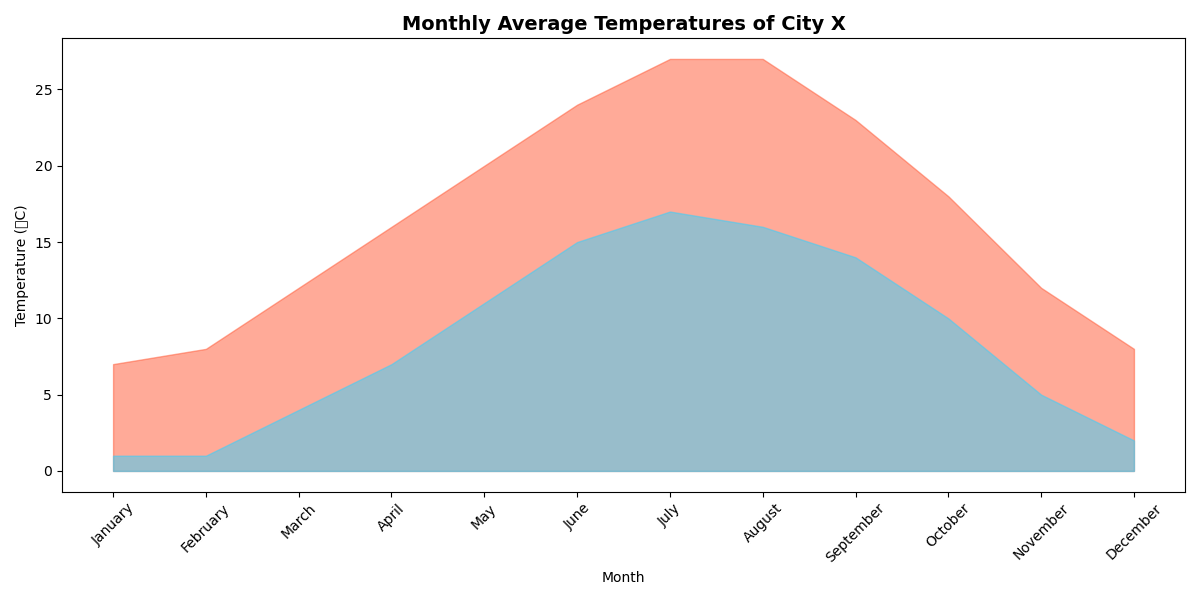

This chart was generated by the following Python code:

import matplotlib.pyplot as plt
import pandas as pd
from io import StringIO

# Data in CSV format
data = """Month,Average High (°C),Average Low (°C)
January,7,1
February,8,1
March,12,4
April,16,7
May,20,11
June,24,15
July,27,17
August,27,16
September,23,14
October,18,10
November,12,5
December,8,2"""

# Read the data into a pandas DataFrame
df = pd.read_csv(StringIO(data))

# Set figure size
plt.figure(figsize=(12, 6))

# Plotting the area chart
plt.fill_between(df['Month'], df['Average High (°C)'], color="#FF5733", alpha=0.5)
plt.fill_between(df['Month'], df['Average Low (°C)'], color="#33D1FF", alpha=0.5)

# Creating labels for the axes and the headline
plt.title("Monthly Average Temperatures of City X", fontsize=14, fontweight='bold')
plt.xlabel("Month")
plt.ylabel("Temperature (°C)")

# Customizing the x-axis to display all months
plt.xticks(rotation=45)
plt.tight_layout()

# Displaying the chart
plt.show()
